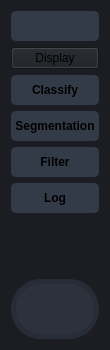
           <widget class="QFrame" name="frame_left_menu">
            <property name="sizePolicy">
             <sizepolicy hsizetype="Preferred" vsizetype="Preferred">
              <horstretch>0</horstretch>
              <verstretch>0</verstretch>
             </sizepolicy>
            </property>
            <property name="minimumSize">
             <size>
              <width>110</width>
              <height>0</height>
             </size>
            </property>
            <property name="maximumSize">
             <size>
              <width>70</width>
              <height>16777215</height>
             </size>
            </property>
            <property name="layoutDirection">
             <enum>Qt::LeftToRight</enum>
            </property>
            <property name="styleSheet">
             <string notr="true">background-color: rgb(27, 29, 35);</string>
            </property>
            <property name="frameShape">
             <enum>QFrame::NoFrame</enum>
            </property>
            <property name="frameShadow">
             <enum>QFrame::Raised</enum>
            </property>
            <layout class="QVBoxLayout" name="verticalLayout_6">
             <item>
              <widget class="QPushButton" name="btnHome">
               <property name="minimumSize">
                <size>
                 <width>0</width>
                 <height>30</height>
                </size>
               </property>
               <property name="font">
                <font>
                 <pointsize>9</pointsize>
                 <weight>75</weight>
                 <bold>true</bold>
                </font>
               </property>
               <property name="layoutDirection">
                <enum>Qt::LeftToRight</enum>
               </property>
               <property name="styleSheet">
                <string notr="true">QPushButton {
	background-image:url(:/16x16/icons/16x16/cil-home.png);
	background-position: bottom;
	background-repeat: no-reperat;
	background-color: rgb(52, 59, 72);
	border: 2px solid rgb(52, 59, 72);
	border-radius: 5px;
}
QPushButton:hover {
	background-color: rgb(33, 37, 43);
}
QPushButton:pressed {	
	background-color: rgb(85, 170, 255);
}</string>
               </property>
               <property name="text">
                <string/>
               </property>
              </widget>
             </item>
             <item>
              <widget class="QPushButton" name="pushButton_3">
               <property name="text">
                <string>Display</string>
               </property>
              </widget>
             </item>
             <item>
              <widget class="QPushButton" name="btnClassify">
               <property name="minimumSize">
                <size>
                 <width>0</width>
                 <height>30</height>
                </size>
               </property>
               <property name="font">
                <font>
                 <pointsize>9</pointsize>
                 <weight>75</weight>
                 <bold>true</bold>
                </font>
               </property>
               <property name="layoutDirection">
                <enum>Qt::LeftToRight</enum>
               </property>
               <property name="styleSheet">
                <string notr="true">QPushButton {
	font: 75 10pt &quot;MS Shell Dlg 2&quot;;
	// background-image:url(:/16x16/icons/16x16/cil-home.png);
	background-position: left;
	background-repeat: no-reperat;
	background-color: rgb(52, 59, 72);
	border: 2px solid rgb(52, 59, 72);
	border-radius: 5px;
	padding: 1em;
}
QPushButton:hover {
	background-color: rgb(33, 37, 43);
}
QPushButton:pressed {	
	background-color: rgb(85, 170, 255);
}</string>
               </property>
               <property name="text">
                <string>Classify</string>
               </property>
              </widget>
             </item>
             <item>
              <widget class="QPushButton" name="btnSeg">
               <property name="minimumSize">
                <size>
                 <width>0</width>
                 <height>30</height>
                </size>
               </property>
               <property name="font">
                <font>
                 <pointsize>9</pointsize>
                 <weight>75</weight>
                 <bold>true</bold>
                </font>
               </property>
               <property name="layoutDirection">
                <enum>Qt::LeftToRight</enum>
               </property>
               <property name="styleSheet">
                <string notr="true">QPushButton {
	font: 75 10pt &quot;MS Shell Dlg 2&quot;;
	// background-image:url(:/16x16/icons/16x16/cil-home.png);
	background-position: left;
	background-repeat: no-reperat;
	background-color: rgb(52, 59, 72);
	border: 2px solid rgb(52, 59, 72);
	border-radius: 5px;
	padding: 1em;
}
QPushButton:hover {
	background-color: rgb(33, 37, 43);
}
QPushButton:pressed {	
	background-color: rgb(85, 170, 255);
}</string>
               </property>
               <property name="text">
                <string>Segmentation</string>
               </property>
              </widget>
             </item>
             <item>
              <widget class="QPushButton" name="btnFilter">
               <property name="minimumSize">
                <size>
                 <width>0</width>
                 <height>30</height>
                </size>
               </property>
               <property name="font">
                <font>
                 <pointsize>9</pointsize>
                 <weight>75</weight>
                 <bold>true</bold>
                </font>
               </property>
               <property name="layoutDirection">
                <enum>Qt::LeftToRight</enum>
               </property>
               <property name="styleSheet">
                <string notr="true">QPushButton {
	font: 75 10pt &quot;MS Shell Dlg 2&quot;;
	// background-image:url(:/16x16/icons/16x16/cil-home.png);
	background-position: left;
	background-repeat: no-reperat;
	background-color: rgb(52, 59, 72);
	border: 2px solid rgb(52, 59, 72);
	border-radius: 5px;
	padding: 1em;
}
QPushButton:hover {
	background-color: rgb(33, 37, 43);
}
QPushButton:pressed {	
	background-color: rgb(85, 170, 255);
}</string>
               </property>
               <property name="text">
                <string>Filter</string>
               </property>
              </widget>
             </item>
             <item>
              <widget class="QPushButton" name="btnLog">
               <property name="minimumSize">
                <size>
                 <width>0</width>
                 <height>30</height>
                </size>
               </property>
               <property name="font">
                <font>
                 <pointsize>9</pointsize>
                 <weight>75</weight>
                 <bold>true</bold>
                </font>
               </property>
               <property name="layoutDirection">
                <enum>Qt::LeftToRight</enum>
               </property>
               <property name="styleSheet">
                <string notr="true">QPushButton {
	font: 75 10pt &quot;MS Shell Dlg 2&quot;;
	// background-image:url(:/16x16/icons/16x16/cil-home.png);
	background-position: left;
	background-repeat: no-reperat;
	background-color: rgb(52, 59, 72);
	border: 2px solid rgb(52, 59, 72);
	border-radius: 5px;
	padding: 1em;
}
QPushButton:hover {
	background-color: rgb(33, 37, 43);
}
QPushButton:pressed {	
	background-color: rgb(85, 170, 255);
}</string>
               </property>
               <property name="text">
                <string>Log</string>
               </property>
              </widget>
             </item>
             <item>
              <spacer name="verticalSpacer">
               <property name="orientation">
                <enum>Qt::Vertical</enum>
               </property>
               <property name="sizeHint" stdset="0">
                <size>
                 <width>20</width>
                 <height>60</height>
                </size>
               </property>
              </spacer>
             </item>
             <item>
              <widget class="QLabel" name="label_user_icon">
               <property name="sizePolicy">
                <sizepolicy hsizetype="Maximum" vsizetype="Maximum">
                 <horstretch>0</horstretch>
                 <verstretch>0</verstretch>
                </sizepolicy>
               </property>
               <property name="minimumSize">
                <size>
                 <width>60</width>
                 <height>60</height>
                </size>
               </property>
               <property name="maximumSize">
                <size>
                 <width>1000</width>
                 <height>10000</height>
                </size>
               </property>
               <property name="font">
                <font>
                 <family>Segoe UI</family>
                 <pointsize>12</pointsize>
                </font>
               </property>
               <property name="styleSheet">
                <string notr="true">QLabel {
	background-image: url(:/16x16/icons/16x16/cil-user.png);
	border-radius: 30px;
	background-color: rgb(44, 49, 60);
	border: 5px solid rgb(39, 44, 54);
	background-position: center;
	background-repeat: no-repeat;
}</string>
               </property>
               <property name="text">
                <string/>
               </property>
               <property name="alignment">
                <set>Qt::AlignCenter</set>
               </property>
              </widget>
             </item>
            </layout>
           </widget>
